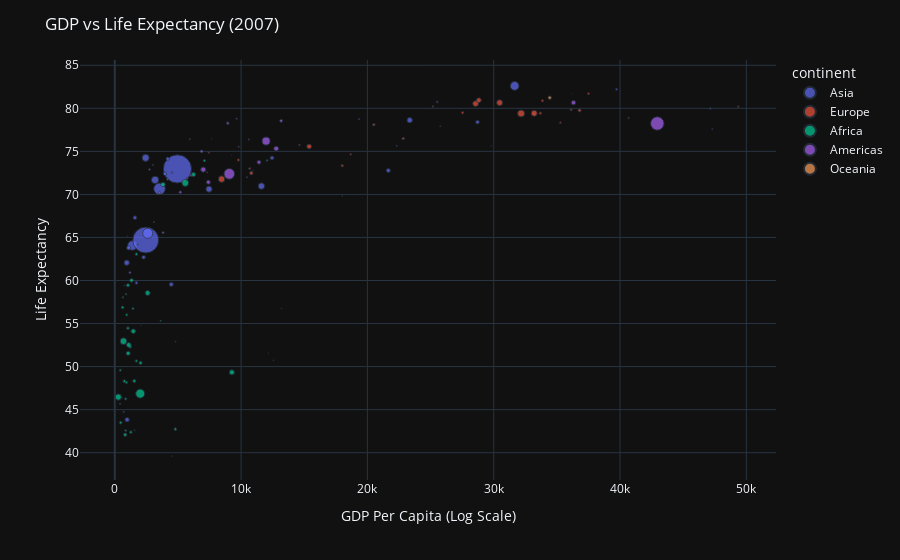

Notebook code cell kept with this figure:
### Code cell
fig.update_layout(
    title="GDP vs Life Expectancy (2007)",
    xaxis_title="GDP Per Capita (Log Scale)",
    yaxis_title="Life Expectancy",
    template="plotly_dark"
)                                                    # template = theme

fig.show()

### Figure 1 — Plotly figure (JSON) as saved in the notebook; plotly's stock layout.template omitted (floating-point values rounded to 4 significant figures)
{"data": [{"hovertemplate": "<b>%{hovertext}</b><br><br>continent=Asia<br>gdpPercap=%{x}<br>lifeExp=%{y}<br>pop=%{marker.size}<extra></extra>", "hovertext": ["Afghanistan", "Bahrain", "Bangladesh", "Cambodia", "China", "Hong Kong, China", "India", "Indonesia", "Iran", "Iraq", "Israel", "Japan", "Jordan", "Korea, Dem. Rep.", "Korea, Rep.", "Kuwait", "Lebanon", "Malaysia", "Mongolia", "Myanmar", "Nepal", "Oman", "Pakistan", "Philippines", "Saudi Arabia", "Singapore", "Sri Lanka", "Syria", "Taiwan", "Thailand", "Vietnam", "West Bank and Gaza", "Yemen, Rep."], "legendgroup": "Asia", "marker": {"color": "#636efa", "size": [31889923, 708573, 150448339, 14131858, 1318683096, 6980412, 1110396331, 223547000, 69453570, 27499638, 6426679, 127467972, 6053193, 23301725, 49044790, 2505559, 3921278, 24821286, 2874127, 47761980, 28901790, 3204897, 169270617, 91077287, 27601038, 4553009, 20378239, 19314747, 23174294, 65068149, 85262356, 4018332, 22211743], "sizemode": "area", "sizeref": 3297000.0, "symbol": "circle"}, "mode": "markers", "name": "Asia", "orientation": "v", "showlegend": true, "type": "scatter", "x": [974.6, 29800.0, 1391.0, 1714.0, 4959.0, 39720.0, 2452.0, 3541.0, 11610.0, 4471.0, 25520.0, 31660.0, 4519.0, 1593.0, 23350.0, 47310.0, 10460.0, 12450.0, 3096.0, 944.0, 1091.0, 22320.0, 2606.0, 3190.0, 21650.0, 47140.0, 3970.0, 4185.0, 28720.0, 7458.0, 2442.0, 3025.0, 2281.0], "xaxis": "x", "y": [43.83, 75.64, 64.06, 59.72, 72.96, 82.21, 64.7, 70.65, 70.96, 59.55, 80.75, 82.6, 72.53, 67.3, 78.62, 77.59, 71.99, 74.24, 66.8, 62.07, 63.78, 75.64, 65.48, 71.69, 72.78, 79.97, 72.4, 74.14, 78.4, 70.62, 74.25, 73.42, 62.7], "yaxis": "y"}, {"hovertemplate": "<b>%{hovertext}</b><br><br>continent=Europe<br>gdpPercap=%{x}<br>lifeExp=%{y}<br>pop=%{marker.size}<extra></extra>", "hovertext": ["Albania", "Austria", "Belgium", "Bosnia and Herzegovina", "Bulgaria", "Croatia", "Czech Republic", "Denmark", "Finland", "France", "Germany", "Greece", "Hungary", "Iceland", "Ireland", "Italy", "Montenegro", "Netherlands", "Norway", "Poland", "Portugal", "Romania", "Serbia", "Slovak Republic", "Slovenia", "Spain", "Sweden", "Switzerland", "Turkey", "United Kingdom"], "legendgroup": "Europe", "marker": {"color": "#EF553B", "size": [3600523, 8199783, 10392226, 4552198, 7322858, 4493312, 10228744, 5468120, 5238460, 61083916, 82400996, 10706290, 9956108, 301931, 4109086, 58147733, 684736, 16570613, 4627926, 38518241, 10642836, 22276056, 10150265, 5447502, 2009245, 40448191, 9031088, 7554661, 71158647, 60776238], "sizemode": "area", "sizeref": 3297000.0, "symbol": "circle"}, "mode": "markers", "name": "Europe", "orientation": "v", "showlegend": true, "type": "scatter", "x": [5937.0, 36130.0, 33690.0, 7446.0, 10680.0, 14620.0, 22830.0, 35280.0, 33210.0, 30470.0, 32170.0, 27540.0, 18010.0, 36180.0, 40680.0, 28570.0, 9254.0, 36800.0, 49360.0, 15390.0, 20510.0, 10810.0, 9787.0, 18680.0, 25770.0, 28820.0, 33860.0, 37510.0, 8458.0, 33200.0], "xaxis": "x", "y": [76.42, 79.83, 79.44, 74.85, 73.0, 75.75, 76.49, 78.33, 79.31, 80.66, 79.41, 79.48, 73.34, 81.76, 78.89, 80.55, 74.54, 79.76, 80.2, 75.56, 78.1, 72.48, 74.0, 74.66, 77.93, 80.94, 80.88, 81.7, 71.78, 79.42], "yaxis": "y"}, {"hovertemplate": "<b>%{hovertext}</b><br><br>continent=Africa<br>gdpPercap=%{x}<br>lifeExp=%{y}<br>pop=%{marker.size}<extra></extra>", "hovertext": ["Algeria", "Angola", "Benin", "Botswana", "Burkina Faso", "Burundi", "Cameroon", "Central African Republic", "Chad", "Comoros", "Congo, Dem. Rep.", "Congo, Rep.", "Cote d'Ivoire", "Djibouti", "Egypt", "Equatorial Guinea", "Eritrea", "Ethiopia", "Gabon", "Gambia", "Ghana", "Guinea", "Guinea-Bissau", "Kenya", "Lesotho", "Liberia", "Libya", "Madagascar", "Malawi", "Mali", "Mauritania", "Mauritius", "Morocco", "Mozambique", "Namibia", "Niger", "Nigeria", "Reunion", "Rwanda", "Sao Tome and Principe", "Senegal", "Sierra Leone", "Somalia", "South Africa", "Sudan", "Swaziland", "Tanzania", "Togo", "Tunisia", "Uganda", "Zambia", "Zimbabwe"], "legendgroup": "Africa", "marker": {"color": "#00cc96", "size": [33333216, 12420476, 8078314, 1639131, 14326203, 8390505, 17696293, 4369038, 10238807, 710960, 64606759, 3800610, 18013409, 496374, 80264543, 551201, 4906585, 76511887, 1454867, 1688359, 22873338, 9947814, 1472041, 35610177, 2012649, 3193942, 6036914, 19167654, 13327079, 12031795, 3270065, 1250882, 33757175, 19951656, 2055080, 12894865, 135031164, 798094, 8860588, 199579, 12267493, 6144562, 9118773, 43997828, 42292929, 1133066, 38139640, 5701579, 10276158, 29170398, 11746035, 12311143], "sizemode": "area", "sizeref": 3297000.0, "symbol": "circle"}, "mode": "markers", "name": "Africa", "orientation": "v", "showlegend": true, "type": "scatter", "x": [6223.0, 4797.0, 1441.0, 12570.0, 1217.0, 430.1, 2042.0, 706.0, 1704.0, 986.1, 277.6, 3633.0, 1545.0, 2082.0, 5581.0, 12150.0, 641.4, 690.8, 13210.0, 752.7, 1328.0, 942.7, 579.2, 1463.0, 1569.0, 414.5, 12060.0, 1045.0, 759.3, 1043.0, 1803.0, 10960.0, 3820.0, 823.7, 4811.0, 619.7, 2014.0, 7670.0, 863.1, 1598.0, 1712.0, 862.5, 926.1, 9270.0, 2602.0, 4513.0, 1107.0, 883.0, 7093.0, 1056.0, 1271.0, 469.7], "xaxis": "x", "y": [72.3, 42.73, 56.73, 50.73, 52.3, 49.58, 50.43, 44.74, 50.65, 65.15, 46.46, 55.32, 48.33, 54.79, 71.34, 51.58, 58.04, 52.95, 56.73, 59.45, 60.02, 56.01, 46.39, 54.11, 42.59, 45.68, 73.95, 59.44, 48.3, 54.47, 64.16, 72.8, 71.16, 42.08, 52.91, 56.87, 46.86, 76.44, 46.24, 65.53, 63.06, 42.57, 48.16, 49.34, 58.56, 39.61, 52.52, 58.42, 73.92, 51.54, 42.38, 43.49], "yaxis": "y"}, {"hovertemplate": "<b>%{hovertext}</b><br><br>continent=Americas<br>gdpPercap=%{x}<br>lifeExp=%{y}<br>pop=%{marker.size}<extra></extra>", "hovertext": ["Argentina", "Bolivia", "Brazil", "Canada", "Chile", "Colombia", "Costa Rica", "Cuba", "Dominican Republic", "Ecuador", "El Salvador", "Guatemala", "Haiti", "Honduras", "Jamaica", "Mexico", "Nicaragua", "Panama", "Paraguay", "Peru", "Puerto Rico", "Trinidad and Tobago", "United States", "Uruguay", "Venezuela"], "legendgroup": "Americas", "marker": {"color": "#ab63fa", "size": [40301927, 9119152, 190010647, 33390141, 16284741, 44227550, 4133884, 11416987, 9319622, 13755680, 6939688, 12572928, 8502814, 7483763, 2780132, 108700891, 5675356, 3242173, 6667147, 28674757, 3942491, 1056608, 301139947, 3447496, 26084662], "sizemode": "area", "sizeref": 3297000.0, "symbol": "circle"}, "mode": "markers", "name": "Americas", "orientation": "v", "showlegend": true, "type": "scatter", "x": [12780.0, 3822.0, 9066.0, 36320.0, 13170.0, 7007.0, 9645.0, 8948.0, 6025.0, 6873.0, 5728.0, 5186.0, 1202.0, 3548.0, 7321.0, 11980.0, 2749.0, 9809.0, 4173.0, 7409.0, 19330.0, 18010.0, 42950.0, 10610.0, 11420.0], "xaxis": "x", "y": [75.32, 65.55, 72.39, 80.65, 78.55, 72.89, 78.78, 78.27, 72.23, 74.99, 71.88, 70.26, 60.92, 70.2, 72.57, 76.19, 72.9, 75.54, 71.75, 71.42, 78.75, 69.82, 78.24, 76.38, 73.75], "yaxis": "y"}, {"hovertemplate": "<b>%{hovertext}</b><br><br>continent=Oceania<br>gdpPercap=%{x}<br>lifeExp=%{y}<br>pop=%{marker.size}<extra></extra>", "hovertext": ["Australia", "New Zealand"], "legendgroup": "Oceania", "marker": {"color": "#FFA15A", "size": [20434176, 4115771], "sizemode": "area", "sizeref": 3297000.0, "symbol": "circle"}, "mode": "markers", "name": "Oceania", "orientation": "v", "showlegend": true, "type": "scatter", "x": [34440.0, 25190.0], "xaxis": "x", "y": [81.23, 80.2], "yaxis": "y"}], "layout": {"legend": {"itemsizing": "constant", "title": {"text": "continent"}, "tracegroupgap": 0}, "margin": {"t": 60}, "title": {"text": "GDP vs Life Expectancy (2007)"}, "xaxis": {"anchor": "y", "domain": [0, 1], "title": {"text": "GDP Per Capita (Log Scale)"}}, "yaxis": {"anchor": "x", "domain": [0, 1], "title": {"text": "Life Expectancy"}}}}
